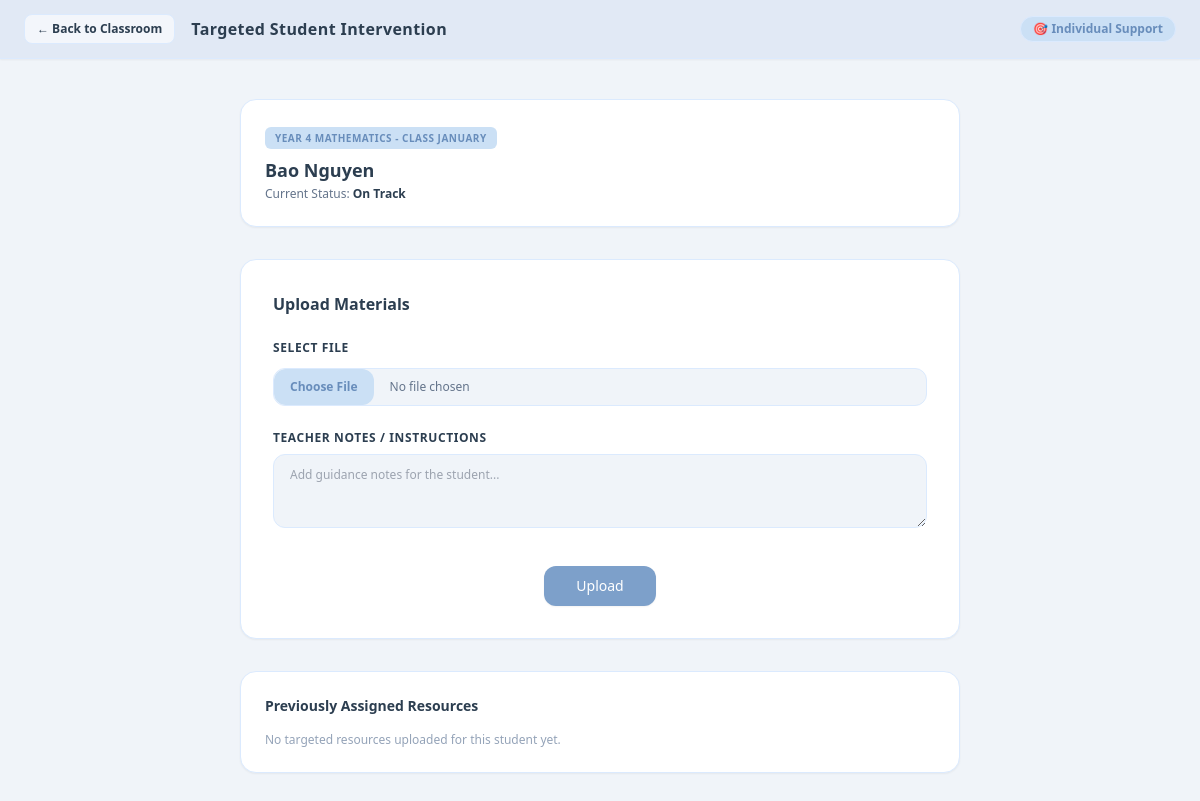
Screenshot of /teacher/upload_resource.php?student_id=2 with the database file from the repository.
### tables this page shows
CREATE TABLE students (
        id INTEGER PRIMARY KEY AUTOINCREMENT, 
        classroom_id INTEGER, 
        name TEXT NOT NULL, 
        status TEXT NOT NULL, 
        score INTEGER DEFAULT 0, 
        role TEXT DEFAULT 'student', 
        FOREIGN KEY(classroom_id) REFERENCES classrooms(id) ON DELETE SET NULL
    );

CREATE TABLE classrooms (
        id INTEGER PRIMARY KEY AUTOINCREMENT,
        teacher_id INTEGER,
        name TEXT NOT NULL,
        avg_mastery TEXT NOT NULL,
        FOREIGN KEY(teacher_id) REFERENCES teachers(id) ON DELETE SET NULL
    );

### teacher/upload_resource.php (the view, shortened to what this page needs)
<?php
require_once __DIR__ . '/../config/db.php';
$student_id = isset($_GET['student_id']) ? intval($_GET['student_id']) : 0;
$pdo->exec("CREATE TABLE IF NOT EXISTS student_resources (
    id INT AUTO_INCREMENT PRIMARY KEY,
    student_id INT NOT NULL,
    file_name VARCHAR(255) NOT NULL,
    notes TEXT,
    created_at TIMESTAMP DEFAULT CURRENT_TIMESTAMP
)");
$stmt = $pdo->prepare("SELECT s.*, c.name as classroom_name, c.id as classroom_id FROM students s JOIN classrooms c ON s.classroom_id = c.id WHERE s.id = ?");
$stmt->execute([$student_id]);
$student = $stmt->fetch(PDO::FETCH_ASSOC);
$stmt_res = $pdo->prepare("SELECT * FROM student_resources WHERE student_id = ? ORDER BY id DESC");
$stmt_res->execute([$student_id]);
$resources = $stmt_res->fetchAll(PDO::FETCH_ASSOC);
?>
<!DOCTYPE html>
<html lang="en">
<head>
    <script src="https://cdn.tailwindcss.com"></script>
</head>
<body class="bg-pastel-bg text-pastel-text min-h-screen font-sans flex flex-col">
    <header class="bg-pastel-nav border-b border-blue-100 sticky top-0 z-50 shadow-sm">
        <div class="max-w-7xl mx-auto px-6 py-3.5 flex justify-between items-center">
            <div class="flex items-center space-x-4">
                <a href="classroom.php?id=<?php echo $student['classroom_id']; ?>" class="text-pastel-text hover:text-pastel-hover bg-white/60 hover:bg-white px-3 py-1.5 rounded-lg text-xs font-semibold transition border border-blue-100">&larr; Back to Classroom</a>
                <h1 class="text-base font-bold text-pastel-text tracking-wide">Targeted Student Intervention</h1>
            </div>
            <div class="bg-pastel-badge text-pastel-hover text-xs font-semibold px-3 py-1 rounded-full border border-blue-100">
                🎯 Individual Support
            </div>
        </div>
    </header>
    <main class="max-w-3xl mx-auto px-6 py-10 flex-1 w-full space-y-8">
        <div class="bg-pastel-card rounded-2xl shadow-sm border border-blue-100 p-6 flex justify-between items-center">
            <div>
                <span class="text-[10px] font-bold uppercase tracking-wider bg-pastel-badge text-pastel-hover px-2.5 py-1 rounded-md"><?php echo htmlspecialchars($student['classroom_name']); ?></span>
                <h2 class="text-lg font-bold text-pastel-text mt-2"><?php echo htmlspecialchars($student['name']); ?></h2>
                <p class="text-xs text-slate-500 mt-0.5">Current Status: <span class="font-semibold text-pastel-text"><?php echo htmlspecialchars($student['status']); ?></span></p>
            </div>
        </div>
        <div class="bg-pastel-card rounded-2xl shadow-sm border border-blue-100 p-8 space-y-6">
            <div>
                <h3 class="text-base font-bold text-pastel-text mb-1">Upload Materials</h3>
            </div>
            <form action="upload.php?student_id=<?php echo $student_id; ?>" method="POST" enctype="multipart/form-data" class="space-y-6">
                <div class="space-y-3">
                    <label class="block text-xs font-semibold text-pastel-text uppercase tracking-wider">Select File</label>
                    <input type="file" name="student_file" required class="block w-full text-xs text-slate-500 file:mr-4 file:py-2.5 file:px-4 file:rounded-xl file:border-0 file:text-xs file:font-semibold file:bg-pastel-badge file:text-pastel-hover hover:file:bg-blue-200 border border-blue-100 rounded-xl cursor-pointer bg-pastel-bg">
                </div>
                <div class="space-y-2">
                    <label class="block text-xs font-semibold text-pastel-text uppercase tracking-wider">Teacher Notes / Instructions</label>
                    <textarea name="notes" rows="3" placeholder="Add guidance notes for the student..." class="w-full text-xs text-pastel-text border border-blue-100 rounded-xl px-4 py-3 bg-pastel-bg focus:outline-none focus:ring-2 focus:ring-pastel-primary"></textarea>
                </div>
                <div class="flex justify-center pt-2">
                    <button type="submit" class="bg-pastel-primary hover:bg-pastel-hover text-white font-medium px-8 py-2.5 rounded-xl text-center transition shadow-sm text-sm">
                        Upload
                    </button>
                </div>
            </form>
        </div>
        <div class="bg-pastel-card rounded-2xl shadow-sm border border-blue-100 p-6 space-y-4">
            <h3 class="text-sm font-bold text-pastel-text">Previously Assigned Resources</h3>
            <?php if (empty($resources)): ?>
                <p class="text-xs text-slate-400">No targeted resources uploaded for this student yet.</p>
            <?php endif; ?>
        </div>
    </main>
</body>
</html>

### rows the page displays
students: classroom.name "YEAR 4 MATHEMATICS - CLASS JANUARY", name "Bao Nguyen", status "On Track"
